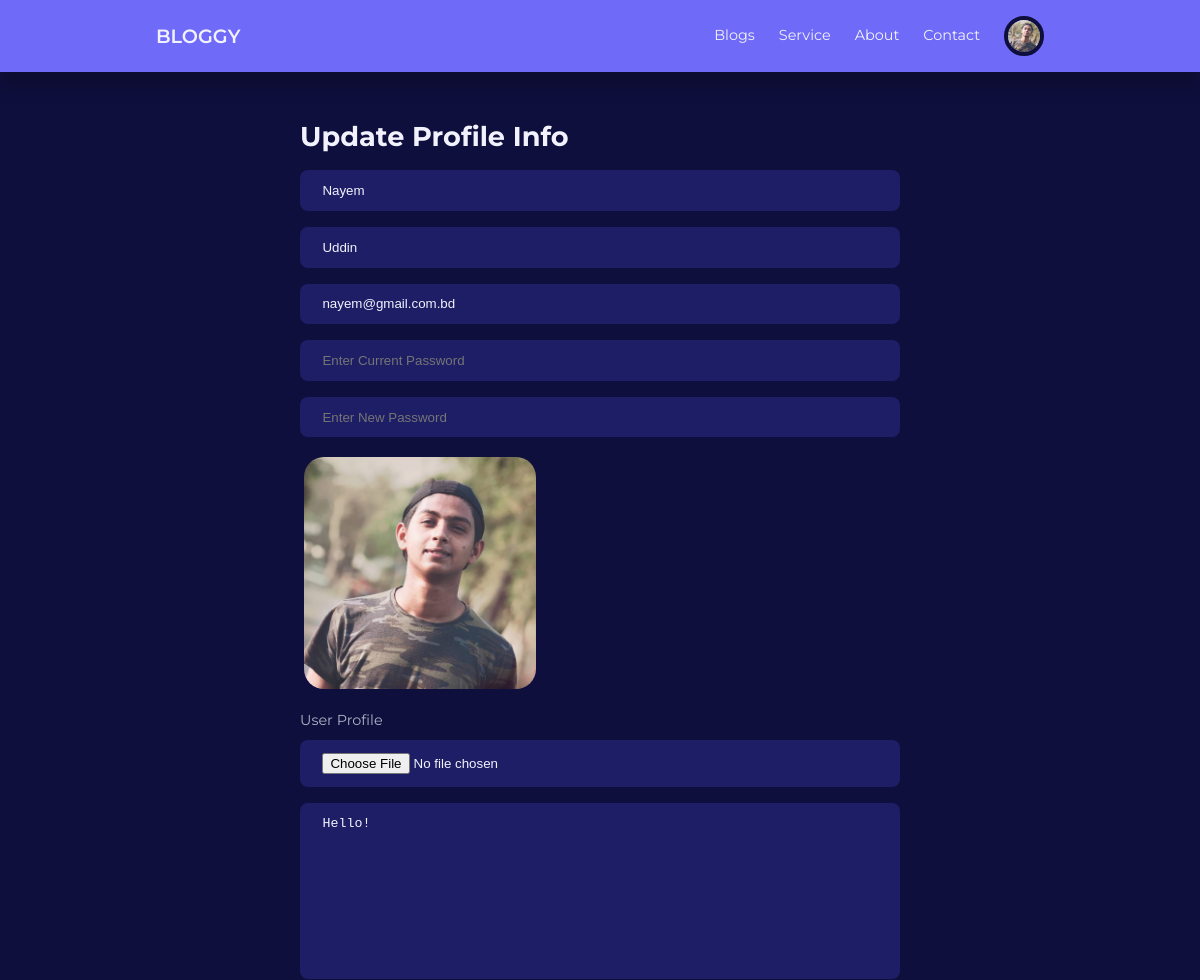
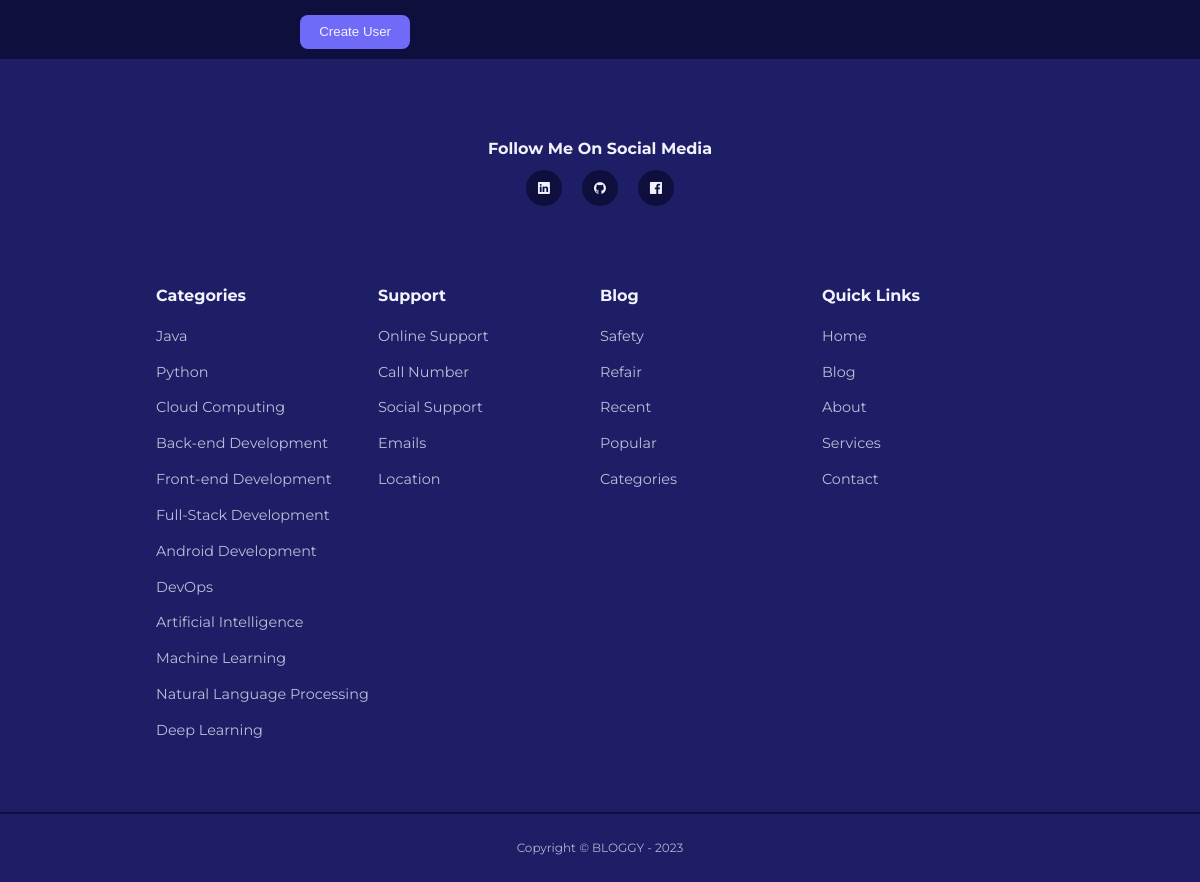
/admin/edit-profile.php?id=1 (signed in), run on the app's committed database (2 pictures, top to bottom).
### tables this page shows
CREATE TABLE `users` (
  `id` int(11) NOT NULL,
  `first_name` varchar(30) NOT NULL,
  `last_name` varchar(30) NOT NULL,
  `username` varchar(30) NOT NULL,
  `email` varchar(50) NOT NULL,
  `password` varchar(255) NOT NULL,
  `avatar` varchar(255) DEFAULT NULL,
  `description` varchar(500) NOT NULL,
  `is_admin` tinyint(1) NOT NULL DEFAULT 0
);

CREATE TABLE `categories` (
  `id` int(11) NOT NULL,
  `title` varchar(255) NOT NULL,
  `description` varchar(500) NOT NULL DEFAULT 'This is a default description for this title.'
);

### admin/partials/header.php (called while the page is built, shortened)
<?php
require '../partials/header.php';

### admin/edit-profile.php (the view, shortened to what this page needs)
<?php
include 'partials/header.php';
if(isset($_GET['id']) && $_GET['id'] > 0){
    $user_id = $_GET['id'];
    $user_sql = "SELECT * FROM users where id=$user_id";
    $user_res = mysqli_query($conn, $user_sql);
    if($user_res){
        $user = mysqli_fetch_assoc($user_res);
    }
}
else{
    header('location: '.ROOT_URL.'author.php?id='.$_SESSION['user-id']);
    die();
}
?>
<section class="form__section">
        <div class="form__section-container">
            <h2>Update Profile Info</h2>
            <form action="<?= ROOT_URL ?>model/update-profile.php?id=<?=$user_id?>" method="post" enctype="multipart/form-data">
                <input type="text" placeholder="First Name" name="first_name" value="<?= $user['first_name']?>">
                <input type="text" placeholder="Last Name" name="last_name" value="<?= $user['last_name']?>">
                <input type="email" placeholder="Email" name="email" value="<?= $user['email']?>">
                <input type="password" placeholder="Enter Current Password" name="current_password">
                <input type="password" placeholder="Enter New Password" name="new_password">
                <img src="<?=ROOT_URL?>images/avatar/<?=$user['avatar']?>" class="profile-avatar">
                <div class="form__control">
                    <label for="avatar">User Profile</label>
                    <input type="file" id="avatar" name="avatar">
                </div>
                <textarea name="description" cols="30" rows="10" placeholder="Describe Yourself....."><?= $user['description'] ?></textarea>
               <button type="submit" class="btn" name="submit">Create User</button>
            </form>
        </div>
    </section>
<?php include '../partials/footer.php';?>

### partials/header.php (shortened to what this page needs)
<?php
require 'config/database.php';
if(isset($_SESSION['user-id'])){
    $id = filter_var($_SESSION['user-id'], FILTER_SANITIZE_NUMBER_INT);
    $sql = "SELECT * from users where id='$id'";
    $res = mysqli_query($conn, $sql);
    $user = mysqli_fetch_assoc($res);
}
?>
<!DOCTYPE html>
<html lang="en">
<head>
    <link rel="stylesheet" href="<?= ROOT_URL ?>css/style.css">
    <link rel="stylesheet" href="https://unicons.iconscout.com/release/v4.0.0/css/line.css">
</head>
<body>
    <nav>
        <div class="container nav__container">
            <a href="<?= ROOT_URL ?>" class="nav__logo">BLOGGY</a>
            <ul class="nav__items">
                <li><a href="<?= ROOT_URL ?>blog.php">Blogs</a></li>
                <li><a href="<?= ROOT_URL ?>service.php">Service</a></li>
                <li><a href="<?= ROOT_URL ?>about.php">About</a></li>
                <li><a href="<?= ROOT_URL ?>contact.php">Contact</a></li>
                <?php if(isset($_SESSION['user-id'])) : ?>
                <li class="nav__profile">
                    <div class="avatar">
                        <img src="<?= ROOT_URL .'images/avatar/'. $user['avatar']?>" alt="">
                    </div>
                </li>
                <?php else : ?>
                <li><a href="<?= ROOT_URL ?>signin.php">Login</a></li>
                <?php endif ?>
            </ul>
        </div>
    </nav>

### partials/footer.php (shortened to what this page needs)
<footer>
        <h4 style="text-align: center; margin-bottom: 10px;">Follow Me On Social Media</h4>
        <div class="footer__social">
            <a href="https://www.linkedin.com/in/nayem11" target="_blank" title="LinkedIn"><i class="uil uil-linkedin"></i></a>
            <a href="https://www.github.com/nayem1108" target="_blank" title="GitHub"><i class="uil uil-github"></i></a>
            <a href="https://www.facebook.com/mrnayemuddin" target="_blank" title="Facebook"><i class="uil uil-facebook"></i></a>
        </div>
        <div class="container footer__container">
            <article>
                <h4>Categories</h4>
                <ul>
                    <?php
                    $sql1 = "SELECT * FROM categories";
                    $cat_res_footer = mysqli_query($conn, $sql1);
                    while($category_footer = mysqli_fetch_assoc($cat_res_footer)):?>
                   <li><a href="<?= ROOT_URL ?>category-posts.php?category_id=<?= $category_footer['id']?>"><?= $category_footer['title']?></a></li>
                  <?php endwhile?>
                </ul>
            </article>
            <article>
                <h4>Support</h4>
                <ul>
                   <li><a href="">Online Support</a></li>
                   <li><a href="">Call Number</a></li>
                   <li><a href="">Social Support</a></li>
                   <li><a href="">Emails</a></li>
                   <li><a href="">Location</a></li>
                </ul>
            </article>
            <article>
                <h4>Blog</h4>
                <ul>
                   <li><a href="">Safety</a></li>
                   <li><a href="">Refair</a></li>
                   <li><a href="">Recent</a></li>
                   <li><a href="">Popular</a></li>
                   <li><a href="">Categories</a></li>
                </ul>
            </article>
            <article>
                <h4>Quick Links</h4>
                <ul>
                   <li><a href="<?= ROOT_URL ?>">Home</a></li>
                   <li><a href="<?= ROOT_URL ?>blog.php">Blog</a></li>
                   <li><a href="<?= ROOT_URL ?>about.php">About</a></li>
                   <li><a href="<?= ROOT_URL ?>service.php">Services</a></li>
                   <li><a href="<?= ROOT_URL ?>contact.php">Contact</a></li>
                </ul>
            </article>
        </div>
        <div class="footer__copyright">
            <small>Copyright &copy; BLOGGY - 2023</small>
        </div>
    </footer>
</body>
</html>

### css/style.css (style rules this page uses)
:root { --color-primary: #6f6af8; --color-primary-light: hsla(242, 86%, 66%, 0.18); --color-primary-variant: #5854c7; --color-red: #da0f3f; --color-red-light: hsl(346, 87%, 46%, 15%); --color-green: #00c476; --color-green-light: hsl(156, 100%, 38%, 15%); --color-gray-900: #1e1e66; --color-gray-700: #2d2b7c; --color-gray-300: rgba(242, 242, 254, 0.3); --color-gray-200: rgba(242, 242, 254, 0.7); --color-white: #f2f2fe; --color-bg: #0f0f3e; --transition: all 300ms ease; --container-width-lg: 74%; --container-width-md: 88%; --form-width: 50%; --card-border-radius-1: 0.3rem; --card-border-radius-2: 0.5rem; --card-border-radius-3: 0.8rem; --card-border-radius-4: 2rem; --card-border-radius-5: 5rem; }
* { margin: 0; padding: 0; outline: 0; border: 0; appearance: 0; list-style: none; text-decoration: none; box-sizing: border-box; }
body { font-family: 'Montserrat', sans-serif; line-height: 1.6; color: var(--color-gray-200); overflow-x: hidden; background: var(--color-bg); font-size: 0.9rem; }
.container { width: var(--container-width-lg); max-width: 1800px; margin-inline: auto; }
section { margin-top: 3rem; width: 100vw; }
h1, h2, h3, h4, h5 { color: var(--color-white); line-height: 1.3; }
h2 { font-size: 1.7rem; margin: 1rem 0; }
h4 { font-size: 1rem; }
a { color: var(--color-white); transition: var(--transition); }
img { display: block; width: 100%; object-fit: cover; }
nav { background: var(--color-primary); width: 100vw; height: 4.5rem; position:fixed; top: 0; z-index: 10; box-shadow: 0 1rem 1rem rgba(0, 0, 0, 0.2); }
.nav__container { height: 100%; display: flex; align-items: center; justify-content: space-between; }
.avatar { width: 2.5rem; height:2.5rem; aspect-ratio: 1/1; border-radius: 50%; overflow: hidden; border: 0.3rem solid var(--color-bg); }
.profile-avatar { width: 15rem; height:15rem; aspect-ratio: 1/1; border-radius: 10%; overflow: hidden; border: 0.3rem solid var(--color-bg); }
.nav__logo { font-weight: 600; font-size: 1.2rem; }
.nav__items { display: flex; align-items: center; gap: 1.5rem; }
.nav__profile { position: relative; cursor: pointer; }
footer { background:var(--color-gray-900); padding: 5rem 0 0; box-shadow: inset 0 1.5rem 1.5 rgba(0, 0, 0, 0.2); }
.footer__social { margin-inline: auto; width: fit-content; margin-bottom: 5rem; display: flex; justify-content: space-between; align-items: center; gap: 1.2rem; }
.footer__social a { background: var(--color-bg); border-radius: 50%; width: 2.3rem; height: 2.3rem; display: flex; align-items: center; justify-content: center; }
.footer__container { display: grid; grid-template-columns: repeat(4, 1fr); }
footer h4 { color:var(--color-white); margin-bottom: 0.7rem; }
footer ul li { padding: 0.4rem 0; }
footer ul a { opacity: 0.75; }
.footer__copyright { text-align: center; padding: 1.5rem 0; border-top:2px solid var(--color-bg); margin-top: 4rem; }
.btn { display: inline-block; width: fit-content; padding: 0.6rem 1.2rem; background-color: var(--color-primary); border-radius: var(--card-border-radius-2); cursor: pointer; transition: var(--transition); color: var(--color-white); }
.form__section { margin-top: 5rem; display: grid; place-items: center; height: auto; margin-bottom: 10px; }
.form__section-container { width: var(--form-width); }
form { display: flex; flex-direction: column; gap: 1rem; }
.form__control { display: flex; flex-direction: column; gap: 0.5rem; }
input, textarea, select { padding: 0.8rem 1.4rem; background-color: var(--color-gray-900); border-radius: var(--card-border-radius-2); resize: none; color: var(--color-white); }

### data on the page
users: avatar (picture), first_name "Nayem", last_name "Uddin", email "nayem@gmail.com.bd", description "Hello!"
categories: title "Java"
categories: title "Python"
categories: title "Cloud Computing"
categories: title "Back-end Development"
categories: title "Front-end Development"
categories: title "Full-Stack Development"
categories: title "Android Development"
categories: title "DevOps"
categories: title "Artificial Intelligence"
categories: title "Machine Learning"
categories: title "Natural Language Processing"
categories: title "Deep Learning"
